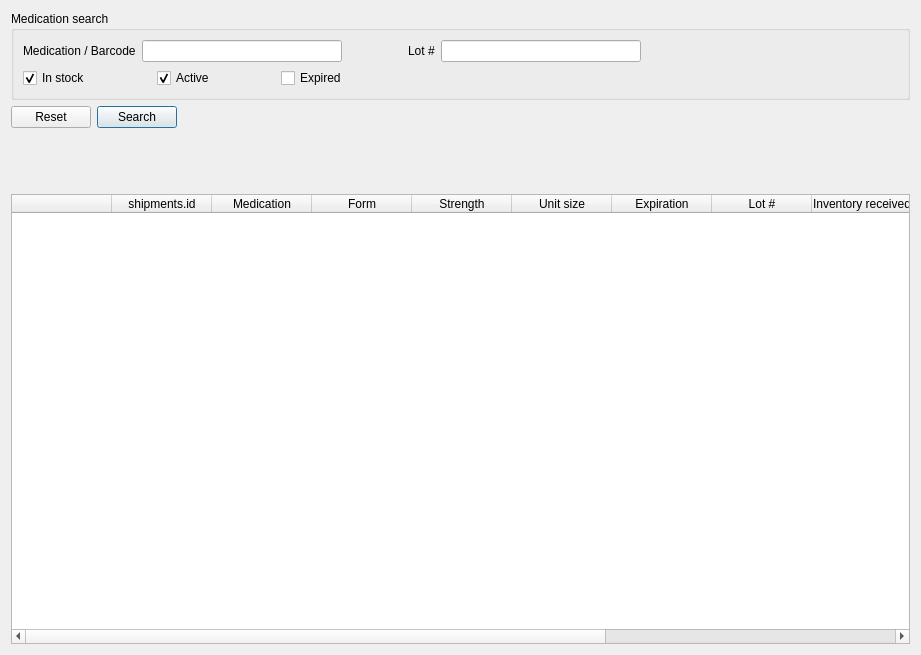
<?xml version="1.0" encoding="UTF-8"?>
<ui version="4.0">
 <class>InventoryFrame</class>
 <widget class="QFrame" name="InventoryFrame">
  <property name="geometry">
   <rect>
    <x>0</x>
    <y>0</y>
    <width>921</width>
    <height>655</height>
   </rect>
  </property>
  <property name="frameShape">
   <enum>QFrame::NoFrame</enum>
  </property>
  <property name="frameShadow">
   <enum>QFrame::Plain</enum>
  </property>
  <layout class="QVBoxLayout" name="verticalLayout_2">
   <item>
    <widget class="QGroupBox" name="groupBox">
     <property name="title">
      <string notr="true">Medication search</string>
     </property>
     <layout class="QVBoxLayout" name="verticalLayout">
      <item>
       <layout class="QHBoxLayout" name="horizontalLayout">
        <item>
         <widget class="QLabel" name="nameLabel">
          <property name="toolTip">
           <string notr="true">Medication / Barcode</string>
          </property>
          <property name="text">
           <string notr="true">Medication / Barcode</string>
          </property>
         </widget>
        </item>
        <item>
         <widget class="QLineEdit" name="nameField">
          <property name="minimumSize">
           <size>
            <width>200</width>
            <height>0</height>
           </size>
          </property>
          <property name="maximumSize">
           <size>
            <width>200</width>
            <height>16777215</height>
           </size>
          </property>
          <property name="toolTip">
           <string notr="true">Medication / Barcode</string>
          </property>
         </widget>
        </item>
        <item>
         <spacer name="horizontalSpacer">
          <property name="orientation">
           <enum>Qt::Horizontal</enum>
          </property>
          <property name="sizeType">
           <enum>QSizePolicy::Fixed</enum>
          </property>
          <property name="sizeHint" stdset="0">
           <size>
            <width>60</width>
            <height>20</height>
           </size>
          </property>
         </spacer>
        </item>
        <item>
         <widget class="QLabel" name="lotLabel">
          <property name="toolTip">
           <string notr="true">Lot number</string>
          </property>
          <property name="text">
           <string notr="true">Lot #</string>
          </property>
         </widget>
        </item>
        <item>
         <widget class="QLineEdit" name="lotField">
          <property name="minimumSize">
           <size>
            <width>200</width>
            <height>0</height>
           </size>
          </property>
          <property name="maximumSize">
           <size>
            <width>200</width>
            <height>16777215</height>
           </size>
          </property>
          <property name="toolTip">
           <string notr="true">Lot number</string>
          </property>
         </widget>
        </item>
        <item>
         <spacer name="horizontalSpacer_3">
          <property name="orientation">
           <enum>Qt::Horizontal</enum>
          </property>
          <property name="sizeHint" stdset="0">
           <size>
            <width>40</width>
            <height>20</height>
           </size>
          </property>
         </spacer>
        </item>
       </layout>
      </item>
      <item>
       <layout class="QHBoxLayout" name="horizontalLayout_2">
        <item>
         <widget class="QCheckBox" name="stockCheckbox">
          <property name="text">
           <string notr="true">In stock</string>
          </property>
          <property name="checked">
           <bool>true</bool>
          </property>
         </widget>
        </item>
        <item>
         <spacer name="horizontalSpacer_4">
          <property name="orientation">
           <enum>Qt::Horizontal</enum>
          </property>
          <property name="sizeType">
           <enum>QSizePolicy::Fixed</enum>
          </property>
          <property name="sizeHint" stdset="0">
           <size>
            <width>60</width>
            <height>20</height>
           </size>
          </property>
         </spacer>
        </item>
        <item>
         <widget class="QCheckBox" name="activeCheckbox">
          <property name="text">
           <string notr="true">Active</string>
          </property>
          <property name="checked">
           <bool>true</bool>
          </property>
         </widget>
        </item>
        <item>
         <spacer name="horizontalSpacer_5">
          <property name="orientation">
           <enum>Qt::Horizontal</enum>
          </property>
          <property name="sizeType">
           <enum>QSizePolicy::Fixed</enum>
          </property>
          <property name="sizeHint" stdset="0">
           <size>
            <width>60</width>
            <height>20</height>
           </size>
          </property>
         </spacer>
        </item>
        <item>
         <widget class="QCheckBox" name="expiredCheckbox">
          <property name="text">
           <string notr="true">Expired</string>
          </property>
         </widget>
        </item>
        <item>
         <spacer name="horizontalSpacer_6">
          <property name="orientation">
           <enum>Qt::Horizontal</enum>
          </property>
          <property name="sizeHint" stdset="0">
           <size>
            <width>40</width>
            <height>20</height>
           </size>
          </property>
         </spacer>
        </item>
       </layout>
      </item>
     </layout>
    </widget>
   </item>
   <item>
    <layout class="QHBoxLayout" name="horizontalLayout_3">
     <item>
      <widget class="QPushButton" name="resetButton">
       <property name="text">
        <string notr="true">Reset</string>
       </property>
      </widget>
     </item>
     <item>
      <widget class="QPushButton" name="searchButton">
       <property name="text">
        <string notr="true">Search</string>
       </property>
       <property name="default">
        <bool>true</bool>
       </property>
      </widget>
     </item>
     <item>
      <spacer name="horizontalSpacer_7">
       <property name="orientation">
        <enum>Qt::Horizontal</enum>
       </property>
       <property name="sizeHint" stdset="0">
        <size>
         <width>40</width>
         <height>20</height>
        </size>
       </property>
      </spacer>
     </item>
    </layout>
   </item>
   <item>
    <spacer name="verticalSpacer">
     <property name="orientation">
      <enum>Qt::Vertical</enum>
     </property>
     <property name="sizeType">
      <enum>QSizePolicy::Fixed</enum>
     </property>
     <property name="sizeHint" stdset="0">
      <size>
       <width>20</width>
       <height>60</height>
      </size>
     </property>
    </spacer>
   </item>
   <item>
    <widget class="DisplayTable" name="resultTable">
     <property name="contextMenuPolicy">
      <enum>Qt::ActionsContextMenu</enum>
     </property>
     <property name="editTriggers">
      <set>QAbstractItemView::NoEditTriggers</set>
     </property>
     <property name="alternatingRowColors">
      <bool>true</bool>
     </property>
     <property name="selectionBehavior">
      <enum>QAbstractItemView::SelectRows</enum>
     </property>
     <property name="sortingEnabled">
      <bool>true</bool>
     </property>
     <property name="columnCount">
      <number>12</number>
     </property>
     <attribute name="horizontalHeaderHighlightSections">
      <bool>false</bool>
     </attribute>
     <attribute name="horizontalHeaderMinimumSectionSize">
      <number>100</number>
     </attribute>
     <attribute name="verticalHeaderVisible">
      <bool>false</bool>
     </attribute>
     <column>
      <property name="text">
       <string notr="true"/>
      </property>
     </column>
     <column>
      <property name="text">
       <string notr="true">shipments.id</string>
      </property>
     </column>
     <column>
      <property name="text">
       <string notr="true">Medication</string>
      </property>
      <property name="toolTip">
       <string notr="true">Name of the medication</string>
      </property>
     </column>
     <column>
      <property name="text">
       <string notr="true">Form</string>
      </property>
      <property name="toolTip">
       <string notr="true">Medication form</string>
      </property>
     </column>
     <column>
      <property name="text">
       <string notr="true">Strength</string>
      </property>
      <property name="toolTip">
       <string notr="true">Strength</string>
      </property>
     </column>
     <column>
      <property name="text">
       <string notr="true">Unit size</string>
      </property>
      <property name="toolTip">
       <string notr="true">Unit size (optional)</string>
      </property>
     </column>
     <column>
      <property name="text">
       <string notr="true">Expiration</string>
      </property>
      <property name="toolTip">
       <string notr="true">Expiration date</string>
      </property>
     </column>
     <column>
      <property name="text">
       <string notr="true">Lot #</string>
      </property>
      <property name="toolTip">
       <string notr="true">Lot number</string>
      </property>
     </column>
     <column>
      <property name="text">
       <string notr="true">Inventory received</string>
      </property>
      <property name="toolTip">
       <string notr="true">Inventory received</string>
      </property>
     </column>
     <column>
      <property name="text">
       <string notr="true">Inventory left</string>
      </property>
      <property name="toolTip">
       <string notr="true">Inventory left</string>
      </property>
     </column>
     <column>
      <property name="text">
       <string notr="true">Write off</string>
      </property>
      <property name="toolTip">
       <string notr="true">Write off</string>
      </property>
     </column>
     <column>
      <property name="text">
       <string notr="true">Status</string>
      </property>
      <property name="toolTip">
       <string notr="true">Active or inactive status</string>
      </property>
     </column>
    </widget>
   </item>
  </layout>
  <action name="writeOffAction">
   <property name="text">
    <string notr="true">Write Off...</string>
   </property>
   <property name="toolTip">
    <string notr="true">Write off a specified amount of stock.</string>
   </property>
  </action>
  <action name="printBarcodeAction">
   <property name="text">
    <string notr="true">Print Barcode</string>
   </property>
   <property name="toolTip">
    <string notr="true">Print a barcode</string>
   </property>
  </action>
  <action name="toggleAction">
   <property name="text">
    <string notr="true">Activate / Inactivate</string>
   </property>
   <property name="toolTip">
    <string notr="true">Toggle active/inactive</string>
   </property>
  </action>
  <action name="increaseAction">
   <property name="text">
    <string notr="true">Increase Inventory</string>
   </property>
   <property name="toolTip">
    <string notr="true">Increase the inventory received and remaining</string>
   </property>
  </action>
  <action name="viewAction">
   <property name="text">
    <string notr="true">View Inventory</string>
   </property>
   <property name="toolTip">
    <string notr="true">View inventory record information</string>
   </property>
  </action>
 </widget>
 <customwidgets>
  <customwidget>
   <class>DisplayTable</class>
   <extends>QTableWidget</extends>
   <header>displaytable.h</header>
  </customwidget>
 </customwidgets>
 <tabstops>
  <tabstop>nameField</tabstop>
  <tabstop>lotField</tabstop>
  <tabstop>stockCheckbox</tabstop>
  <tabstop>activeCheckbox</tabstop>
  <tabstop>expiredCheckbox</tabstop>
  <tabstop>searchButton</tabstop>
  <tabstop>resetButton</tabstop>
  <tabstop>resultTable</tabstop>
 </tabstops>
 <resources/>
 <connections>
  <connection>
   <sender>nameField</sender>
   <signal>returnPressed()</signal>
   <receiver>searchButton</receiver>
   <slot>click()</slot>
   <hints>
    <hint type="sourcelabel">
     <x>143</x>
     <y>20</y>
    </hint>
    <hint type="destinationlabel">
     <x>129</x>
     <y>78</y>
    </hint>
   </hints>
  </connection>
  <connection>
   <sender>lotField</sender>
   <signal>returnPressed()</signal>
   <receiver>searchButton</receiver>
   <slot>click()</slot>
   <hints>
    <hint type="sourcelabel">
     <x>447</x>
     <y>20</y>
    </hint>
    <hint type="destinationlabel">
     <x>129</x>
     <y>78</y>
    </hint>
   </hints>
  </connection>
  <connection>
   <sender>resetButton</sender>
   <signal>clicked()</signal>
   <receiver>nameField</receiver>
   <slot>clear()</slot>
   <hints>
    <hint type="sourcelabel">
     <x>48</x>
     <y>78</y>
    </hint>
    <hint type="destinationlabel">
     <x>143</x>
     <y>20</y>
    </hint>
   </hints>
  </connection>
  <connection>
   <sender>resetButton</sender>
   <signal>clicked()</signal>
   <receiver>lotField</receiver>
   <slot>clear()</slot>
   <hints>
    <hint type="sourcelabel">
     <x>48</x>
     <y>78</y>
    </hint>
    <hint type="destinationlabel">
     <x>447</x>
     <y>20</y>
    </hint>
   </hints>
  </connection>
 </connections>
</ui>
